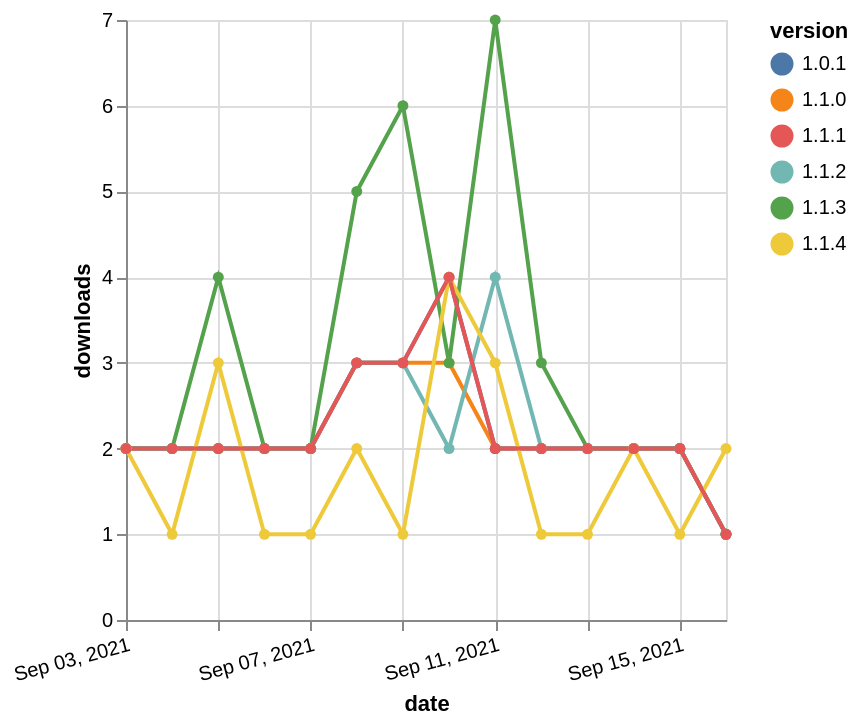

The Vega-Lite source for this figure:
### Vega-Lite specification from a JSON file in a GitHub repository (floating-point values rounded to 4 significant figures)
{"$schema": "https://vega.github.io/schema/vega-lite/v5.json", "description": "A simple bar chart with embedded data.", "data": {"values": [{"date": "2021-09-03", "total": 2772, "delta": 2, "version": "1.1.0"}, {"date": "2021-09-04", "total": 2774, "delta": 2, "version": "1.1.0"}, {"date": "2021-09-05", "total": 2776, "delta": 2, "version": "1.1.0"}, {"date": "2021-09-06", "total": 2778, "delta": 2, "version": "1.1.0"}, {"date": "2021-09-07", "total": 2780, "delta": 2, "version": "1.1.0"}, {"date": "2021-09-08", "total": 2783, "delta": 3, "version": "1.1.0"}, {"date": "2021-09-09", "total": 2786, "delta": 3, "version": "1.1.0"}, {"date": "2021-09-10", "total": 2789, "delta": 3, "version": "1.1.0"}, {"date": "2021-09-11", "total": 2791, "delta": 2, "version": "1.1.0"}, {"date": "2021-09-12", "total": 2793, "delta": 2, "version": "1.1.0"}, {"date": "2021-09-13", "total": 2795, "delta": 2, "version": "1.1.0"}, {"date": "2021-09-14", "total": 2797, "delta": 2, "version": "1.1.0"}, {"date": "2021-09-15", "total": 2799, "delta": 2, "version": "1.1.0"}, {"date": "2021-09-16", "total": 2800, "delta": 1, "version": "1.1.0"}, {"date": "2021-09-03", "total": 6590, "delta": 2, "version": "1.1.3"}, {"date": "2021-09-04", "total": 6592, "delta": 2, "version": "1.1.3"}, {"date": "2021-09-05", "total": 6596, "delta": 4, "version": "1.1.3"}, {"date": "2021-09-06", "total": 6598, "delta": 2, "version": "1.1.3"}, {"date": "2021-09-07", "total": 6600, "delta": 2, "version": "1.1.3"}, {"date": "2021-09-08", "total": 6605, "delta": 5, "version": "1.1.3"}, {"date": "2021-09-09", "total": 6611, "delta": 6, "version": "1.1.3"}, {"date": "2021-09-10", "total": 6614, "delta": 3, "version": "1.1.3"}, {"date": "2021-09-11", "total": 6621, "delta": 7, "version": "1.1.3"}, {"date": "2021-09-12", "total": 6624, "delta": 3, "version": "1.1.3"}, {"date": "2021-09-13", "total": 6626, "delta": 2, "version": "1.1.3"}, {"date": "2021-09-14", "total": 6628, "delta": 2, "version": "1.1.3"}, {"date": "2021-09-15", "total": 6630, "delta": 2, "version": "1.1.3"}, {"date": "2021-09-16", "total": 6631, "delta": 1, "version": "1.1.3"}, {"date": "2021-09-03", "total": 2756, "delta": 2, "version": "1.0.1"}, {"date": "2021-09-04", "total": 2758, "delta": 2, "version": "1.0.1"}, {"date": "2021-09-05", "total": 2760, "delta": 2, "version": "1.0.1"}, {"date": "2021-09-06", "total": 2762, "delta": 2, "version": "1.0.1"}, {"date": "2021-09-07", "total": 2764, "delta": 2, "version": "1.0.1"}, {"date": "2021-09-08", "total": 2767, "delta": 3, "version": "1.0.1"}, {"date": "2021-09-09", "total": 2770, "delta": 3, "version": "1.0.1"}, {"date": "2021-09-10", "total": 2774, "delta": 4, "version": "1.0.1"}, {"date": "2021-09-11", "total": 2776, "delta": 2, "version": "1.0.1"}, {"date": "2021-09-12", "total": 2778, "delta": 2, "version": "1.0.1"}, {"date": "2021-09-13", "total": 2780, "delta": 2, "version": "1.0.1"}, {"date": "2021-09-14", "total": 2782, "delta": 2, "version": "1.0.1"}, {"date": "2021-09-15", "total": 2784, "delta": 2, "version": "1.0.1"}, {"date": "2021-09-16", "total": 2785, "delta": 1, "version": "1.0.1"}, {"date": "2021-09-03", "total": 2647, "delta": 2, "version": "1.1.2"}, {"date": "2021-09-04", "total": 2649, "delta": 2, "version": "1.1.2"}, {"date": "2021-09-05", "total": 2651, "delta": 2, "version": "1.1.2"}, {"date": "2021-09-06", "total": 2653, "delta": 2, "version": "1.1.2"}, {"date": "2021-09-07", "total": 2655, "delta": 2, "version": "1.1.2"}, {"date": "2021-09-08", "total": 2658, "delta": 3, "version": "1.1.2"}, {"date": "2021-09-09", "total": 2661, "delta": 3, "version": "1.1.2"}, {"date": "2021-09-10", "total": 2663, "delta": 2, "version": "1.1.2"}, {"date": "2021-09-11", "total": 2667, "delta": 4, "version": "1.1.2"}, {"date": "2021-09-12", "total": 2669, "delta": 2, "version": "1.1.2"}, {"date": "2021-09-13", "total": 2671, "delta": 2, "version": "1.1.2"}, {"date": "2021-09-14", "total": 2673, "delta": 2, "version": "1.1.2"}, {"date": "2021-09-15", "total": 2675, "delta": 2, "version": "1.1.2"}, {"date": "2021-09-16", "total": 2676, "delta": 1, "version": "1.1.2"}, {"date": "2021-09-03", "total": 1854, "delta": 2, "version": "1.1.4"}, {"date": "2021-09-04", "total": 1855, "delta": 1, "version": "1.1.4"}, {"date": "2021-09-05", "total": 1858, "delta": 3, "version": "1.1.4"}, {"date": "2021-09-06", "total": 1859, "delta": 1, "version": "1.1.4"}, {"date": "2021-09-07", "total": 1860, "delta": 1, "version": "1.1.4"}, {"date": "2021-09-08", "total": 1862, "delta": 2, "version": "1.1.4"}, {"date": "2021-09-09", "total": 1863, "delta": 1, "version": "1.1.4"}, {"date": "2021-09-10", "total": 1867, "delta": 4, "version": "1.1.4"}, {"date": "2021-09-11", "total": 1870, "delta": 3, "version": "1.1.4"}, {"date": "2021-09-12", "total": 1871, "delta": 1, "version": "1.1.4"}, {"date": "2021-09-13", "total": 1872, "delta": 1, "version": "1.1.4"}, {"date": "2021-09-14", "total": 1874, "delta": 2, "version": "1.1.4"}, {"date": "2021-09-15", "total": 1875, "delta": 1, "version": "1.1.4"}, {"date": "2021-09-16", "total": 1877, "delta": 2, "version": "1.1.4"}, {"date": "2021-09-03", "total": 3061, "delta": 2, "version": "1.1.1"}, {"date": "2021-09-04", "total": 3063, "delta": 2, "version": "1.1.1"}, {"date": "2021-09-05", "total": 3065, "delta": 2, "version": "1.1.1"}, {"date": "2021-09-06", "total": 3067, "delta": 2, "version": "1.1.1"}, {"date": "2021-09-07", "total": 3069, "delta": 2, "version": "1.1.1"}, {"date": "2021-09-08", "total": 3072, "delta": 3, "version": "1.1.1"}, {"date": "2021-09-09", "total": 3075, "delta": 3, "version": "1.1.1"}, {"date": "2021-09-10", "total": 3079, "delta": 4, "version": "1.1.1"}, {"date": "2021-09-11", "total": 3081, "delta": 2, "version": "1.1.1"}, {"date": "2021-09-12", "total": 3083, "delta": 2, "version": "1.1.1"}, {"date": "2021-09-13", "total": 3085, "delta": 2, "version": "1.1.1"}, {"date": "2021-09-14", "total": 3087, "delta": 2, "version": "1.1.1"}, {"date": "2021-09-15", "total": 3089, "delta": 2, "version": "1.1.1"}, {"date": "2021-09-16", "total": 3090, "delta": 1, "version": "1.1.1"}]}, "width": "container", "mark": {"type": "line", "point": {"filled": true}}, "encoding": {"x": {"field": "date", "type": "temporal", "timeUnit": "yearmonthdate", "title": "date", "axis": {"labelAngle": -15}}, "y": {"field": "delta", "type": "quantitative", "title": "downloads"}, "color": {"field": "version", "type": "nominal"}, "tooltip": {"field": "delta"}}}
